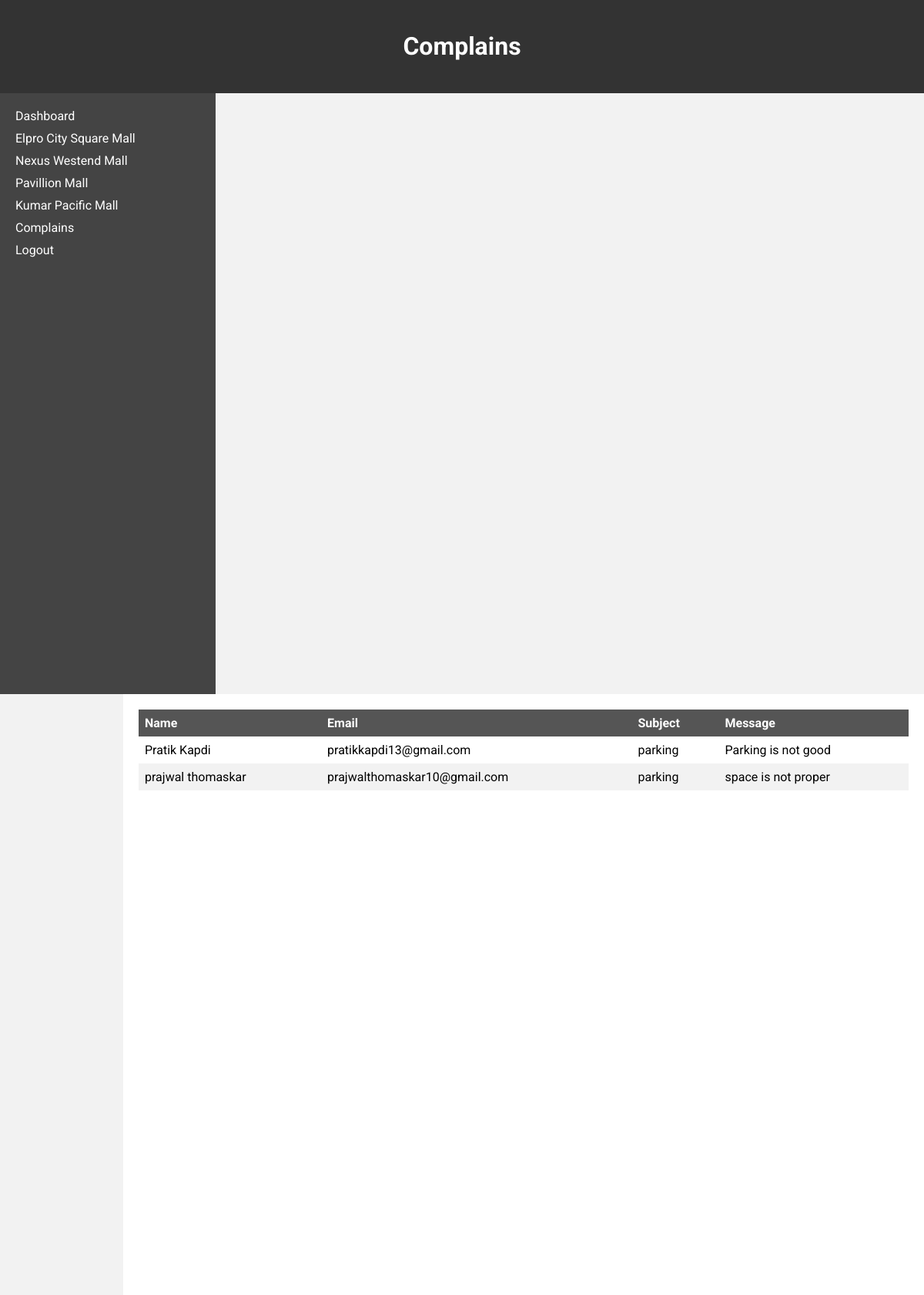
Page /admin/complain.php on the committed database.
### tables this page shows
CREATE TABLE `complaint` (
  `name` varchar(255) NOT NULL,
  `email` varchar(255) NOT NULL,
  `subject` varchar(255) NOT NULL,
  `message` varchar(1000) NOT NULL
);

### admin/css.php (called while the page is built)
<?php
$version=time();
?>

### admin/complain.php (the view, shortened to what this page needs)
<?php
include('config.php');
include('css.php');
$sql = "SELECT * FROM complaint";
$result = $conn->query($sql);
?>
<!DOCTYPE html>
<html lang="en">
<head>
<link rel="stylesheet" href="mall.css?v=<?=$version?>">
  <link rel="stylesheet" href="index.css?v=<?=$version?>">
</head>
<body>
<header class="header">
		<h1>Complains</h1>
	</header>
	<div class="sidebar">
		<ul>
			<li><a href="welcome.php" class="menu-link">Dashboard</a></li>
			<li><a href="mall1.php" class="menu-link">Elpro City Square Mall</a></li>
			<li><a href="mall2.php" class="menu-link">Nexus Westend Mall</a></li>
			<li><a href="mall3.php" class="menu-link">Pavillion Mall</a></li>
			<li><a href="mall4.php" class="menu-link">Kumar Pacific Mall</a></li>
      <li><a href="complain.php" class="menu-link">Complains</a></li>
      <li><a href="logout.php" class="menu-link">Logout</a></li>
		</ul>
	</div>
    <div class="content">
<table>
  <thead>
    <tr>
      <th>Name</th>
      <th>Email</th>
      <th>Subject</th>
      <th>Message</th>
    </tr>
  </thead>
  <tbody>
    <?php while($row = $result->fetch_assoc()) { ?>
    <tr>
      <td><?php echo $row["name"]; ?></td>
      <td><?php echo $row["email"]; ?></td>
      <td><?php echo $row["subject"]; ?></td>
      <td><?php echo $row["message"]; ?></td>
    </tr>
    <?php } ?>
  </tbody>
</table>
    </div>
</body>
</html>

### admin/mall.css (style rules this page uses)
table { border-collapse: collapse; width: 100%; text-align: center; }
th, td { padding: 8px; text-align: left; }
th { background-color: #555; color: white; }
tr:nth-child(even) { background-color: #f2f2f2; }

### admin/index.css (style rules this page uses)
body { font-family: 'Roboto', sans-serif; margin: 0; padding: 0; background-color: #f2f2f2; }
.header { background-color: #333; color: #fff; padding: 20px; text-align: center; }
.sidebar { background-color: #444; color: #fff; padding: 20px; float: left; width: 20%; height: calc(100vh - 60px); }
.content { background-color: #fff; padding: 20px; float: right; width: 1000px; height: calc(100vh - 60px); }
ul { list-style: none; padding: 0; margin: 0; }
li { margin-bottom: 10px; }
.menu-link { color: #fff; text-decoration: none; }

### rows in the picture
complaint: name "Pratik Kapdi", email "pratikkapdi13@gmail.com", subject "parking", message "Parking is not good"
complaint: name "prajwal thomaskar", email "prajwalthomaskar10@gmail.com", subject "parking", message "space is not proper"
